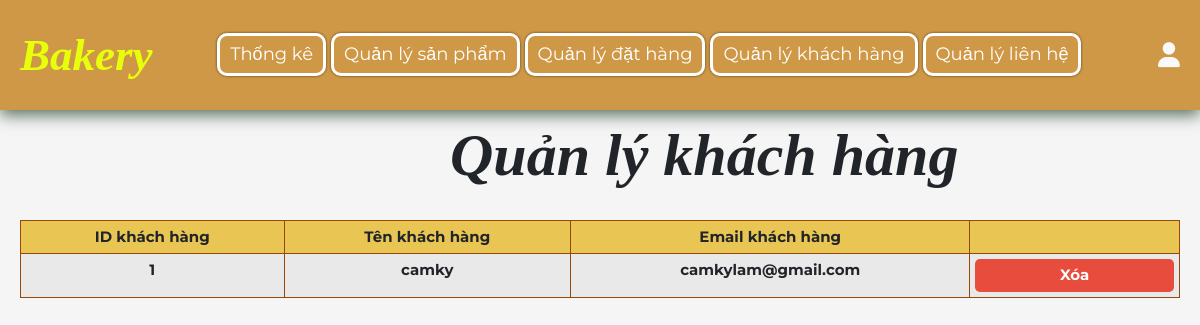
The app's page /ql_khachhang.php (signed in) with its own data.
### tables this page shows
CREATE TABLE `khachhang` (
  `id_khach` int(100) NOT NULL primary key AUTO_INCREMENT,
  `ten_khach` varchar(20) NOT NULL,
  `email` varchar(50) NOT NULL,
  `password` varchar(50) NOT NULL
);

### ql_khachhang.php (the view, shortened to what this page needs)
<?php
include 'partials/connect.php';
?>
<!DOCTYPE html>
<html lang="en">
<head>
    <link rel="stylesheet" href="https://cdnjs.cloudflare.com/ajax/libs/font-awesome/6.1.1/css/all.min.css">
   <link href="https://cdn.jsdelivr.net/npm/bootstrap@5.0.2/dist/css/bootstrap.min.css" rel="stylesheet">
   <link rel="stylesheet" href="css/style_admin.css">
</head>
<body>
<?php include 'partials/admin_header.php' ?>
   <span class=head6>Quản lý khách hàng</span>
   <section id="inner" class="inner-section section">
      <div class="inner-wrapper row">
			<div class="col-md-12">
				<table id="product" class="table table-bordered table-responsive table-striped">
					<thead class="th"style="text-align:center; font-weight: bold;">
						<tr>
							<th>ID khách hàng</th>
							<th>Tên khách hàng</th>
							<th>Email khách hàng</th>
                     <th></th>
						</tr>
					</thead>
               <?php
                  $select_account = $conn->prepare("SELECT * FROM `khachhang`");
                  $select_account->execute();
                  if($select_account->rowCount() > 0){
                     while($fetch_accounts = $select_account->fetch(PDO::FETCH_ASSOC)){
               ?>
					<tbody>
                  <tr style="text-align:center; font-size:16px">
                     <th><?= $fetch_accounts['id_khach']; ?></th>
							<th><?= $fetch_accounts['ten_khach']; ?></th>
                     <th><?= $fetch_accounts['email']; ?></th>
                     <th><a href="ql_khachhang.php?delete=<?= $fetch_accounts['id_khach']; ?>"class="delete-btn detele" onclick="return confirm('Bạn muốn xóa tài khoản này');">Xóa</a></th>
					</tbody>
               <?php
                     }
                  }else{
                     echo '<p class="empty">Chưa có tài khoản thành viên</p>';
                  }
               ?>
				</table>
			</div>
		</div>
   </section>
</body>
</html>

### css/style_admin.css (style rules this page uses)
:root { --main-color: #4834d4; --red: #e74c3c; --orange: #f39c12; --black: #34495e; --white: #fff; --light-bg: #f5f5f5; --light-color: #999; --border: .2rem solid var(--black); --box-shadow: 0 .5rem 1rem rgba(0, 0, 0, .1); }
* { font-family: 'Montserrat', sans-serif; margin: 0; padding: 0; box-sizing: border-box; text-decoration: none; outline: none; border: none; }
html { font-size: 62.5%; overflow-x: hidden; }
body { background-color: var(--light-bg); }
section { max-width: 1200px; margin: 0 auto; padding: 2rem; }
.delete-btn, .option-btn { display: block; border-radius: .5rem; cursor: pointer; width: 100%; font-size: 1.5rem; color: white; padding: 0.5rem 3rem; text-transform: capitalize; text-align: center; text-decoration: none; float: center; }
.delete-btn { background-color: var(--red); }
.th { font-size: 24px; padding-top: 3px; padding-bottom: 12px; text-align: center; font-weight: bold; font-family: 'Times New Roman', Times, serif; background-color: #e9c653; }
table, tbody, tr, th { padding-top: 1px; border: 1px solid rgb(148, 73, 11); font-size: 15px; }
.head6 { font-size: 60px; font-family: serif; font-style: italic; font-weight: bold; text-align: center; padding-left: 450px; padding-top: 300px; }

### records on screen
khachhang: id_khach "1", ten_khach "camky", email "camkylam@gmail.com"
